Frame 1 (no input): blank canvas, image omitted
Frame 60 (the mouse pressed at the canvas centre just before this capture): blank canvas, image omitted
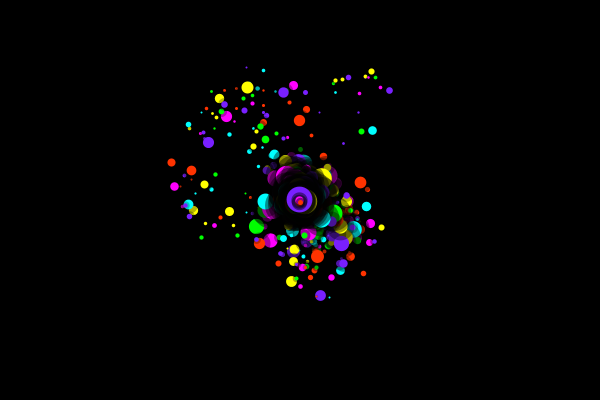
Frame 120 (the mouse held since frame 60 and released just before this capture)

The Processing sketch whose frames 1 and 60 were blank and that drew this single picture after the mouse press (run headless with seeded random() and noise(); from frame 60 on, the mouse is pressed at the canvas centre):

// Processing sketch: processing_175092
// ── processing_175092.pde

//original code by Raven Kwok aka Guo, Ruiwen
//modified by Jerome Herr, p5art.tumblr.com
//ravenkwok.com
//vimeo.com/ravenkwok
//flickr.com/photos/ravenkwok

ArrayList<Particle> pts;
boolean onPressed;
color[] palette = { 
  #ff00ff, #00ffff, #00ff00, #7920FF, #FF3300, #ffff00
}; 

void setup() {
  size(600, 400);
  frameRate(30);

  pts = new ArrayList<Particle>();

  background(0);
}

void draw() {
  background(0);

  if (onPressed) {
    for (int i=0; i<10; i++) {
      Particle newP = new Particle(mouseX, mouseY, i+pts.size(), i+pts.size());
      pts.add(newP);
    }
  }

  for (int i=0; i<pts.size (); i++) {
    Particle p = pts.get(i);
    p.update();
    p.display();
  }

  for (int i=pts.size ()-1; i>-1; i--) {
    Particle p = pts.get(i);
    if (p.dead) {
      pts.remove(i);
    }
  }
}

void mousePressed() {
  onPressed = true;
}

void mouseReleased() {
  onPressed = false;
}
class Particle {
  PVector loc, vel, acc;
  int lifeSpan, passedLife;
  boolean dead;
  float alpha, weight, weightRange, decay, xOffset, yOffset;
  int c;

  Particle(float x, float y, float _xOffset, float _yOffset) {
    loc = new PVector(x, y);

    float randDegrees = random(360);
    vel = new PVector(cos(radians(randDegrees)), sin(radians(randDegrees)));
    vel.mult(random(5));

    acc = new PVector(0, 0);
    lifeSpan = int(random(30, 90));
    decay = random(0.85, 0.95);
    weightRange = random(3, 50);

    c = (int) random(palette.length);

    xOffset = _xOffset;
    yOffset = _yOffset;
  }

  void update() {
    if (passedLife>=lifeSpan) {
      dead = true;
    } else {
      passedLife++;
    }

    alpha = float(lifeSpan-passedLife)/lifeSpan * 70+50;
    weight = float(lifeSpan-passedLife)/lifeSpan * weightRange;

    acc.set(0, 0);

    float rn = (noise((loc.x+frameCount+xOffset)*0.01, (loc.y+frameCount+yOffset)*0.01)-0.5)*4*PI;
    float mag = noise((loc.y+frameCount)*0.01, (loc.x+frameCount)*0.01);
    PVector dir = new PVector(cos(rn), sin(rn));
    acc.add(dir);
    acc.mult(mag);

    float randDegrees = random(360);
    PVector randV = new PVector(cos(radians(randDegrees)), sin(radians(randDegrees)));
    randV.mult(0.5);
    acc.add(randV);

    vel.add(acc);
    vel.mult(decay);
    vel.limit(3);
    loc.add(vel);
  }

  void display() {
    strokeWeight(weight+1.5+2);
    stroke(0,alpha);
    point(loc.x, loc.y);

    strokeWeight(weight*.5+2);
    //stroke(#6FFF00);
    stroke(palette[c]);
    point(loc.x, loc.y);
  }
}
